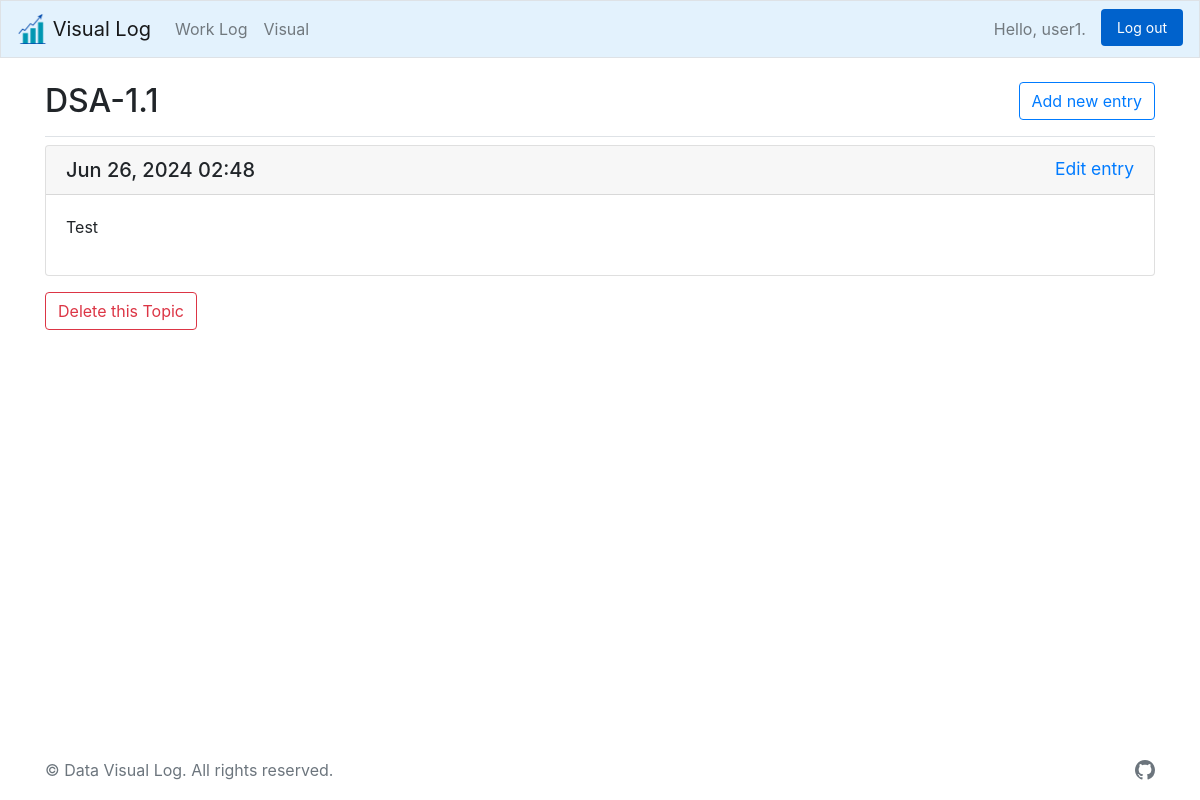
Page /topics/16/ (signed in) on the committed database.
### visual_logs/models.py (models this page shows, shortened)
class Topic(models.Model):
    text = models.CharField(max_length=200)
    date_added = models.DateTimeField(auto_now_add=True)
    owner = models.ForeignKey(User, on_delete=models.CASCADE)
    def __str__(self):
        return self.text

class Entry(models.Model):
    topic = models.ForeignKey(Topic, on_delete=models.CASCADE)
    text = models.TextField()
    date_added = models.DateTimeField(auto_now_add=True)
    class Meta:
        verbose_name_plural = 'entries'

### visual_logs/views.py (the view)
# urls.py: path('topics/<int:topic_id>/', views.topic, name='topic'),
@login_required
def topic(request, topic_id):
    topic = Topic.objects.get(id=topic_id)
    if topic.owner != request.user:
        raise Http404
    entries = topic.entry_set.order_by('-date_added')
    context = {'topic': topic, 'entries': entries}
    return render(request, 'visual_logs/topic.html', context)

### visual_logs/templates/visual_logs/topic.html (shortened to what this page needs)
{% extends 'visual_logs/base.html' %}
{% load bootstrap4 %}
{% block page_header %}
  <div class="btn-toolbar justify-content-between" role="toolbar" aria-label="Toolbar with button groups">
    <h2>{{ topic }}</h2>
    <h3><a href="{% url 'visual_logs:new_entry' topic.id %}" class="btn btn-outline-primary">Add new entry</a></h3>
  </div>
{% endblock page_header %}
{% block content %}
  {% for entry in entries %}
    <div class="card mb-3">
      <h5 class="card-header btn-toolbar justify-content-between" role="toolbar" aria-label="Toolbar with button groups">
        {{ entry.date_added|date:'M d, Y H:i' }}
        <small><a href="{% url 'visual_logs:edit_entry' entry.id %}">Edit entry</a></small>
      </h5>
      <div class="card-body">
        {{ entry.text|linebreaks }}
      </div>
    </div>
  {% endfor %}
  {% buttons %}
    <button type="button" class="btn btn-outline-danger" data-toggle="modal" data-target="#staticBackdrop">
      Delete this Topic
    </button>
  {% endbuttons %}
{% endblock content %}

### visual_logs/templates/visual_logs/base.html (shortened to what this page needs)
{% load bootstrap4 %}
{% load static %}
<link href="{% static 'visual_logs/css/footer.css' %}" rel="stylesheet">
<!doctype html>
<html lang="en">
  <head>
    {% bootstrap_css %}
  </head>
  <body>
    <nav class="navbar navbar-expand-md navbar-light mb-4 border" style="background-color: #e3f2fd;">
      <a class="navbar-brand" href="{% url 'visual_logs:index'%}">
        <img src="{% static 'visual_logs/img/logo.png' %}" width="30" height="30" class="d-inline-block align-top" alt="">
        Visual Log
      </a>
      <div class="collapse navbar-collapse" id="navbarCollapse">
        <ul class="navbar-nav mr-auto">
          <li class="nav-item"><a class="nav-link" href="{% url 'visual_logs:topics'%}">Work Log</a></li>
          <li class="nav-item"><a class="nav-link" href="{% url 'visual:upload_file'%}">Visual</a></li>
        </ul>
        <ul class="nav nav-pills">
          {% if user.is_authenticated %}
            <li class="nav-item">
              <span class="navbar-text" style="padding-right: 15px;">Hello, {{ user.username }}.</span>
            </li>
            <li class="nav-item">
              <a class="nav-link btn btn-primary btn-sm active" role="button" href="{% url 'users:logout' %}">Log out</a>
            </li>
          {% else %}
            <li class="nav-item">
              <a class="nav-link btn btn-primary btn-sm active" role="button" href="{% url 'users:login' %}">Log in</a>
            </li>
          {% endif %}
        </ul>
      </div>
    </nav>
    <main role="main" class="container">
      <div class="pb-2 mb-2 border-bottom">
        {% block page_header %}{% endblock page_header %}
      </div>
      <div>
        {% block content %}{% endblock content %}
      </div>
    </main>
    <footer class="footer">
      <div class="container">
        <div class="row">
          <div class="col text-muted">&copy; Data Visual Log. All rights reserved.</div>
          <div class="col align-self-center" style="text-align: end;">
            <a href="https://github.com/jhqiu21/DataVisual" style="color: black;" class="text-muted">
            </a>
          </div>
        </div>
      </div>
    </footer>
  </body>
</html>

### visual_logs/static/visual_logs/css/footer.css (style rules this page uses)
html { position: relative; min-height: 100%; }
main { margin-bottom: 80px; }
.footer { position: absolute; bottom: 0; width: 100%; height: 60px; line-height: 60px; }

### rows in the picture
Topic: text "DSA-1.1"
Entry: date_added "Jun 26, 2024 02:48", text "Test"

### other values in the picture
{{ user.username }} "user1"
